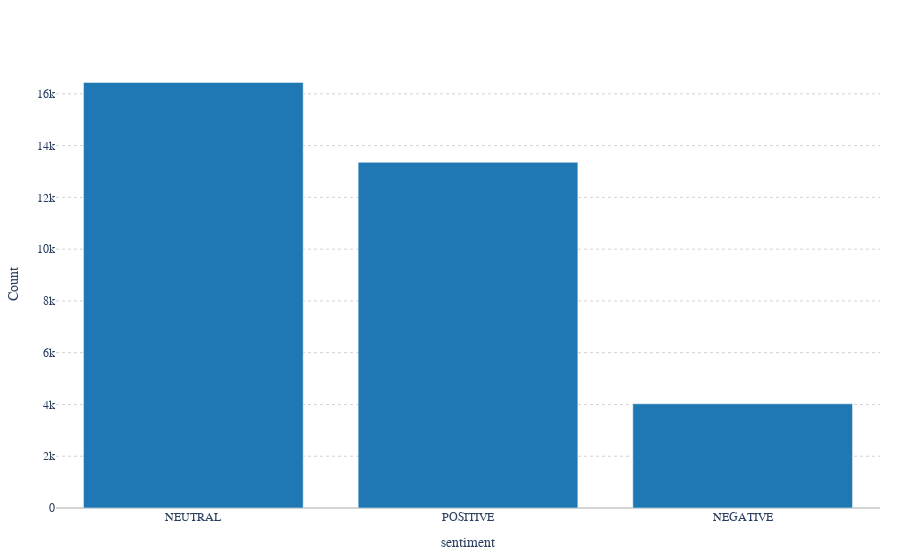

Write notebook code for a chart like this one.
### Markdown cell above
Very interesting to see more Positives that Negatives, that tells at least that overall speaking the calls are performing good.

### Code cell
bar(df_final.filter(F.col('speaker') == 'agent').groupBy('sentiment').count(), 'count', 'sentiment')

### Figure 1 — Plotly figure (JSON) as saved in the notebook; plotly's stock layout.template omitted (floating-point values rounded to 4 significant figures)
{"data": [{"marker": {"color": "#1f77b4"}, "name": "count", "type": "bar", "x": ["NEUTRAL", "POSITIVE", "NEGATIVE"], "y": [16441, 13353, 4025]}], "layout": {"barmode": "group", "legend": {"title": {"text": "Columns"}}, "margin": {"b": 20, "l": 20, "r": 20, "t": 60}, "xaxis": {"title": {"text": "sentiment"}}, "yaxis": {"title": {"text": "Count"}}}}
